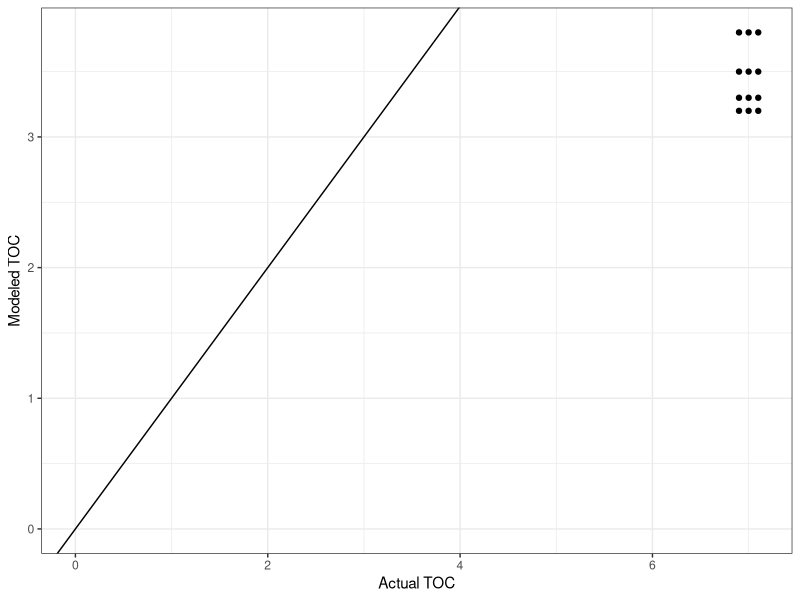

Write R code to recreate this figure.
## ---- chunk 1
#| label: load-packages
#| include: false
#| echo: false

# library(tidywater)
library(tidyverse)

## ---- chunk 2
#| label: setup data
#| include: false
#| echo: false

hist_data <- data.frame(raw_toc = rep(c(3.5,3.3,3.8,3.2), 3),
                        fin_toc = rep(c(3,2.8,3.15,2.9), 3),
                        coag_ph = rep(c(7,7.1,6.9), 4),
                        fin_ph = rep(c(8.6,8.7), 6),
                        cl2_dose = rep(c(3.8,3.9,4), 4),
                        alum_dose = rep(c(22,25,28,20), 3),
                        tthm = rep(c(40,50,45), 4))

## ---- chunk 3

# start_water <- define_water(ph = 7.4, temp = 12, alk = 80, tds = 100,
#                           toc = 3, doc = 2.8, uv254 = .1, br = 50)
# 
# summarize_wq(start_water, params = c("general"))
## ---- chunk 4

# coag_water <- start_water %>%
#   chemdose_ph(alum = 30) %>%
#   chemdose_toc(alum = 30)

# fin_water <- coag_water %>%
#   chemdose_ph(naocl = 4) %>%
#   chemdose_dbp(cl2 = 2, time = 2, treatment = "coag")

# print(paste("Coag DOC =", round(coag_water@doc, 1), "mg/L"))
# print(paste("TTHM =", round(fin_water@tthm), "ug/L"))

## ---- chunk 5

colnames(hist_data)

coag_model <- hist_data %>%
  # Creating new columns to feed into define_water_chain
  mutate(doc = raw_toc,
         ph = coag_ph,
         alum = alum_dose) %>%
  mutate(suva_raw = 2,
         uv254 = suva_raw / 100 * doc) #%>%
  # define_water_chain("precoag") %>%
  # chemdose_toc_chain("precoag", "coag") %>%
  # # Pull out parameters of interest
  # pluck_water("coag", "doc")

# Plot actual vs modeled coagulated DOC
#this is a fake plot placeholder until tidywater is on CRAN. replace with commented out plot below when tidywater is a real boy
ggplot(coag_model, aes(x = ph, y = doc)) +
  geom_point() +
  geom_abline() +
  coord_cartesian(xlim = c(0, NA), ylim = c(0, NA)) +
  theme_bw() +
  labs(x = "Actual TOC", y = "Modeled TOC")


# ggplot(coag_model, aes(x = fin_toc, y = coag_doc)) +
#   geom_point() +
#   geom_abline() +
#   coord_cartesian(xlim = c(0, NA), ylim = c(0, NA)) +
#   theme_bw() +
#   labs(x = "Actual TOC", y = "Modeled TOC")

